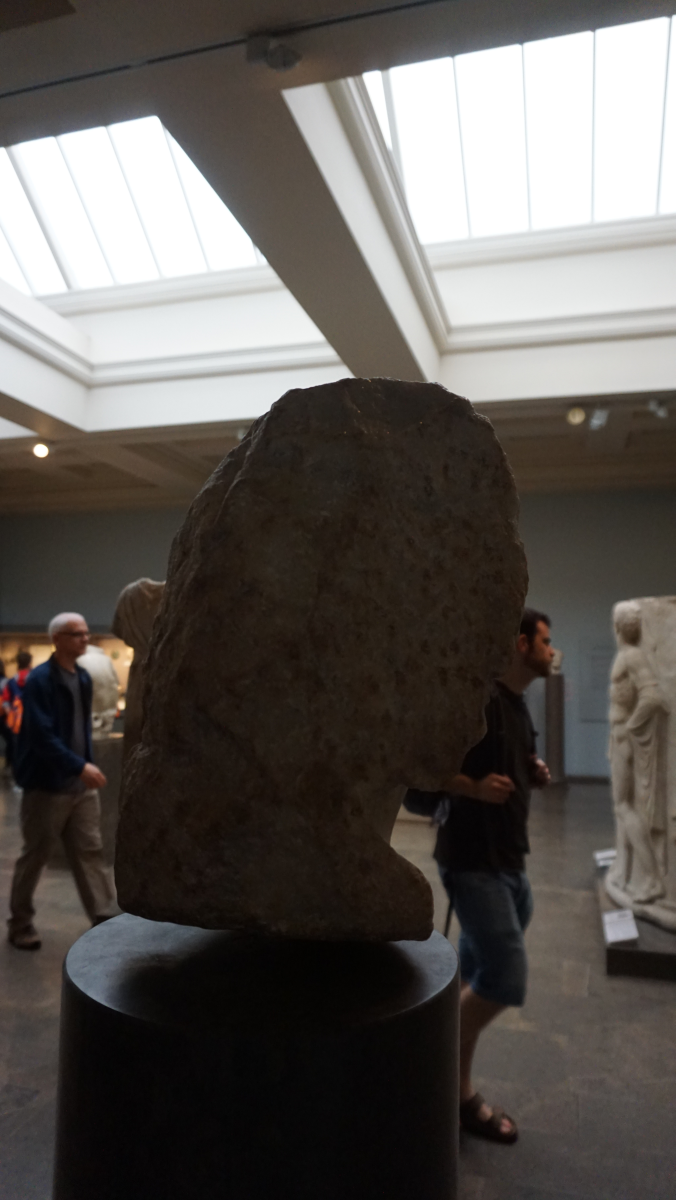
#> input picture Data/DSC05097.JPG, 3376 x 6000 px, found by its file name (shown at 1/5 size); its folder holds 2 pictures in this run
$ jupyter execute main.ipynb   (shell and % lines are left out)
#> lines starting #> are read from the running program, lines starting #| are printed output that depends on the picture
### Modules/feature_extraction.py
"""
based on: https://meshroom-manual.readthedocs.io/en/latest/feature-documentation/nodes/FeatureExtraction.html
Module for feature extraction operations. Contains functions for SIFT, ORB, or other feature extraction methods.

Feature extraction flowchart:
-Load an image.
-Compute a Gaussian pyramid of the image.
-Apply the Difference of Gaussians to find scale-space maxima.
-Sample image patches around each keypoint.
-Compute feature descriptors for each patch.

useful link:
https://docs.opencv.org/3.4/db/d27/tutorial_py_table_of_contents_feature2d.html
ORB overview https://docs.opencv.org/3.4/d1/d89/tutorial_py_orb.html
feature detection and matching/classifying project https://www.youtube.com/watch?v=nnH55-zD38I&list=PLMoSUbG1Q_r8jFS04rot-3NzidnV54Z2q&index=23
"""
import cv2
import numpy as np
import os

# Define global constants if needed
# For example, if you have feature extraction parameters:
# FEATURE_EXTRACTOR = cv2.SIFT_create()

# Define module-level functions and classes
def extract_orb_features(filepath, num_features):
    """
    use ORB algorithm to extract features in an image and return a 1 elem dict with features list:image name

    Args:
        filepath (str): path to the image file to be processed
        num_features (int):
    Returns:
        features (dict): 1 element dict mapping a list of features to the str name of the image
    """
    img = cv2.imread(filepath)

    orb = cv2.ORB.create(nfeatures=num_features)

    keypoints, descriptors = orb.detectAndCompute(img, None)
    if keypoints:
        return keypoints, descriptors

    else:
        raise Exception(f"filepath {filepath} failed to generate keypoints")

def descriptors_of_folder(folderpath, num_features=1000, testing=False):
    """
    use feature extraction algorithm to create a list of all descriptors

    Args:
        folderpath (str): relative or absolute path to the folder containing imgs
        num_features (int): number of feature to detect with ORB
        testing (bool): test only a small amount of images for processing time
    """
    folder_descriptors = []
    folder_keypoints = []
    # generate list of paths to all files in folder
    files = os.listdir(folderpath)
    if testing==True:
        files = files[0:5]
    for file in files:
        keypoints , descriptors = extract_orb_features(os.path.join(folderpath, file), num_features)
        folder_descriptors.append(descriptors)
        folder_keypoints.append(keypoints)
        # print("processing")

    if len(folder_descriptors)!=len(files):
        raise Exception(f"Error in descriptor generation! Number of files {len(files)} does not match number descriptors {len(folder_descriptors)}")
    return folder_keypoints, folder_descriptors
    # loop through paths and apply orb, place feature descriptors into dict descriptor:filename


# You can add more functions or code as needed

# This block allows running the module as a script
# [23 lines that do not run on import are left out]

### Scripts/main.ipynb
# Photogrammetry Pipeline

[cell 1]
import cv2
import numpy as np
import os
import sys
sys.path.append("..") # Adds higher directory to python modules path.
from Modules.feature_extraction import descriptors_of_folder
folder_path = '/home/rajiv/Github/Py-Photogrammetry/Data'

## Identifying Features

[cell 2]
image = cv2.imread(os.path.join(folder_path, os.listdir(folder_path)[0]))
#> image is the input picture: shape (6000, 3376, 3); mean B, G, R 84.4, 88.5, 93.2
dimensions = image.shape
#> dimensions = (6000, 3376, 3)
orb_keypoints, orb_descriptors = descriptors_of_folder(folder_path, 1000)
#> in extract_orb_features, `keypoints, descriptors = orb.detectAndCompute(img, None)`: keypoints = 815 keypoints; strongest (x, y, size): (1344, 2050, 111.1), (1346, 2050, 77.1), (659, 3239, 111.1), (1347, 2051, 92.6)
#> orb_keypoints = 2 items; orb_descriptors = 2 items

# display the keypoints of the first image in the folder
img_keypoints = cv2.drawKeypoints(image, orb_keypoints[0], None, dimensions, flags=cv2.DRAW_MATCHES_FLAGS_DRAW_RICH_KEYPOINTS)
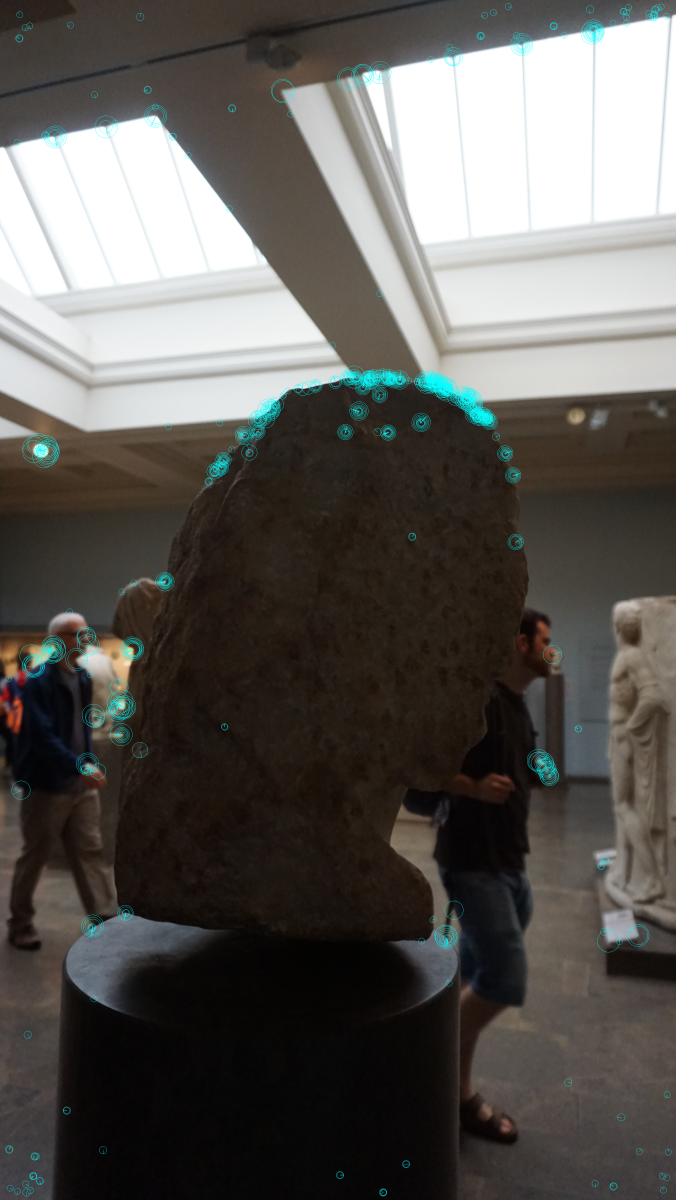
#> img_keypoints: shape (6000, 3376, 3) (shown at 1/5 size); mean B, G, R 85.7, 89.7, 92.4

cv2.namedWindow('keypoints', cv2.WINDOW_NORMAL)
cv2.imshow('keypoints', img_keypoints)
cv2.resizeWindow('keypoints', int(dimensions[1]/5), int(dimensions[0]/5))

cv2.waitKey(0) # wait until keypress
cv2.destroyAllWindows()

## Finding an Image's Best Match
